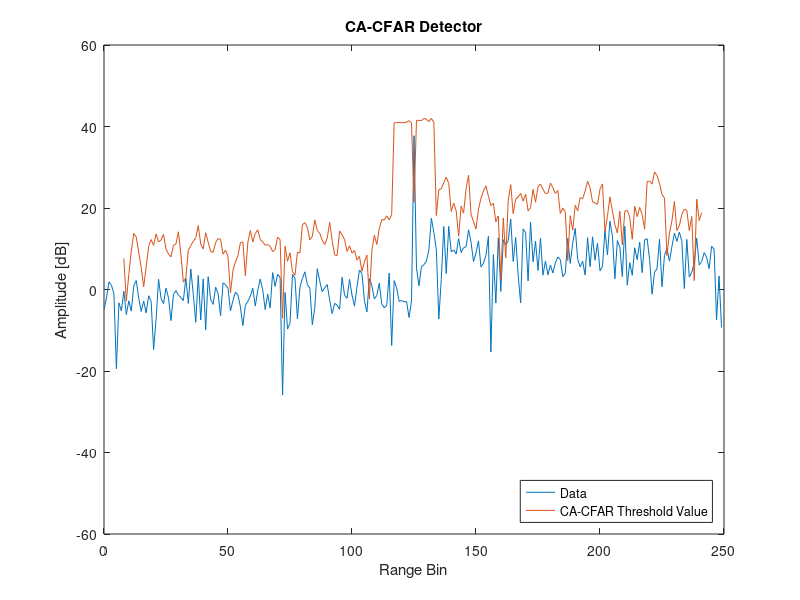

Source code (MATLAB):
%% File information
% Written by M. Y. Martin (MRTMOG014)
% EEE4022S (2018)
% CA_CFAR_Threshold.m: Simulate CA-CFAR detector with Gaussian data

%% CA-CFAR detector
clc;
close all;
clear;

% define inputs and parameters
D = 250;                                % length of data; number of samples
N = 16;                                 % length of window
Np = 1;                                 % number of pulses
j = 1i;                                 % use j as sqrt(-1)
PFA = 10^-6;                            % desired PFA
SNRdB = 20;                             % SNR in Decibels
SNR = 10^(SNRdB/10);                    % Decibels to linear SNR

% include multiple targets
t = 1;                                  % number of targets and interfering targets (max 3)

% include clutter edge
v = 10;                                  % variance of noise in clutter edge; v = 1 => no clutter edge
d = -1;                                  % number of samples from centre to clutter edge start (distance)

% 1xD matrix of complex Gaussian noise: (I + jQ)/sqrt(2); v scales second part => clutter edge
noise = [((randn(1,(D/2) + d) + j.*randn(1,(D/2) + d))/sqrt(2)),(sqrt(v)*(randn(1,(D/2) - d) + j.*randn(1,(D/2) - d))/sqrt(2))];
    
% insert target(s)
target_voltage = sqrt(SNR);
target_signal = target_voltage*(randn(1,t) + j.*randn(1,t))/sqrt(2);
signal = noise; % noise only; H0
for y = 0:(t - 1)   % update signal with targets from centre of data at intervals of 3 samples ???
    signal((D/2) + 1 + 3*y) = (signal((D/2) + 1 + 3*y) + target_signal(y + 1)).^2;  % H1
end

% compute CA-CFAR interference statistic 'g'
g = zeros(D,1);
for CUT = (N/2 + 1):1:(D - N/2)    % first N/2 and last N/2 samples in signal will NOT become the CUT (eg. 9 to 392)
    g(CUT) = mean([signal((CUT - N/2):(CUT - 1)) signal((CUT + 1):(CUT + N/2))]); % cell-average data in window (excluding CUT)
end

% compute CA-CFAR constant 'a' for desired PFA
a = N.*(PFA.^(-(1./N)) - 1);

% compute detection threshold 'T'
T = a.*g;

% plot the threshold and noise
x = 0:(D - 1); % x-axis sample number
figure;
plot(x,20*log10(signal),x,20*log10(T));
ylim([-60 60]);
xlabel('Range Bin');
ylabel('Amplitude [dB]');
title('CA-CFAR Detector');
lgd = legend('Data','CA-CFAR Threshold Value');
set(lgd,'Location','SouthEast');
